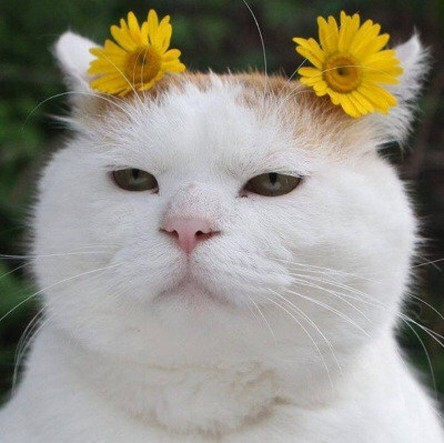
#> input picture images/cat-01.jpg, 444 x 443 px
$ jupyter execute Untitled4.ipynb
#> lines starting #> are read from the running program, lines starting #| are printed output that depends on the picture
[cell 1]
import numpy as np
import cv2
import matplotlib.pyplot as plt

def conv2d(image, kernel):
    kernel = np.flipud(np.fliplr(kernel))
    output = np.zeros_like(image)

    padded_image = np.zeros((image.shape[0]+2, image.shape[1]+2))
    padded_image[1:-1, 1:-1] = image

    for x in range(image.shape[1]):
        for y in range(image.shape[0]):
            output[y,x] = (kernel * padded_image[y:y+3, x:x+3]).sum()

    return output

src = cv2.imread('./images/cat-01.jpg')
#> src is the input picture: shape (443, 444, 3); mean B, G, R 134.7, 146.3, 149.9
src = cv2.cvtColor(src, cv2.COLOR_BGR2GRAY)
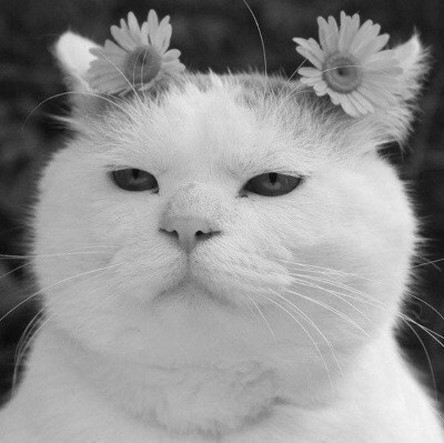
#> src: shape (443, 444); min 4, max 247, mean 146.1

kernel = np.array([
    [1, 2, 1],
    [2, 4, 2],
    [1, 2, 1]
]) * (1/16)

dst = conv2d(src, kernel)
#> in conv2d, `padded_image[1:-1, 1:-1] = image`:
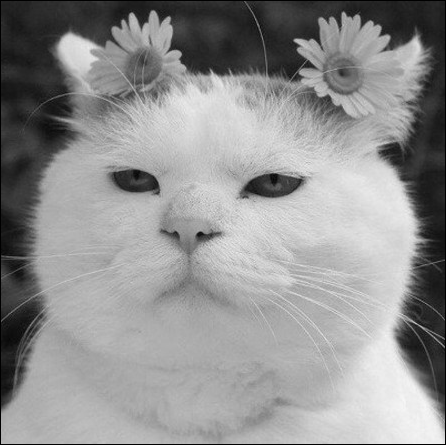
#> padded_image: shape (445, 446) float64; min 0, max 247, mean 144.8
plt.imshow(dst, cmap='gray')
plt.show()
